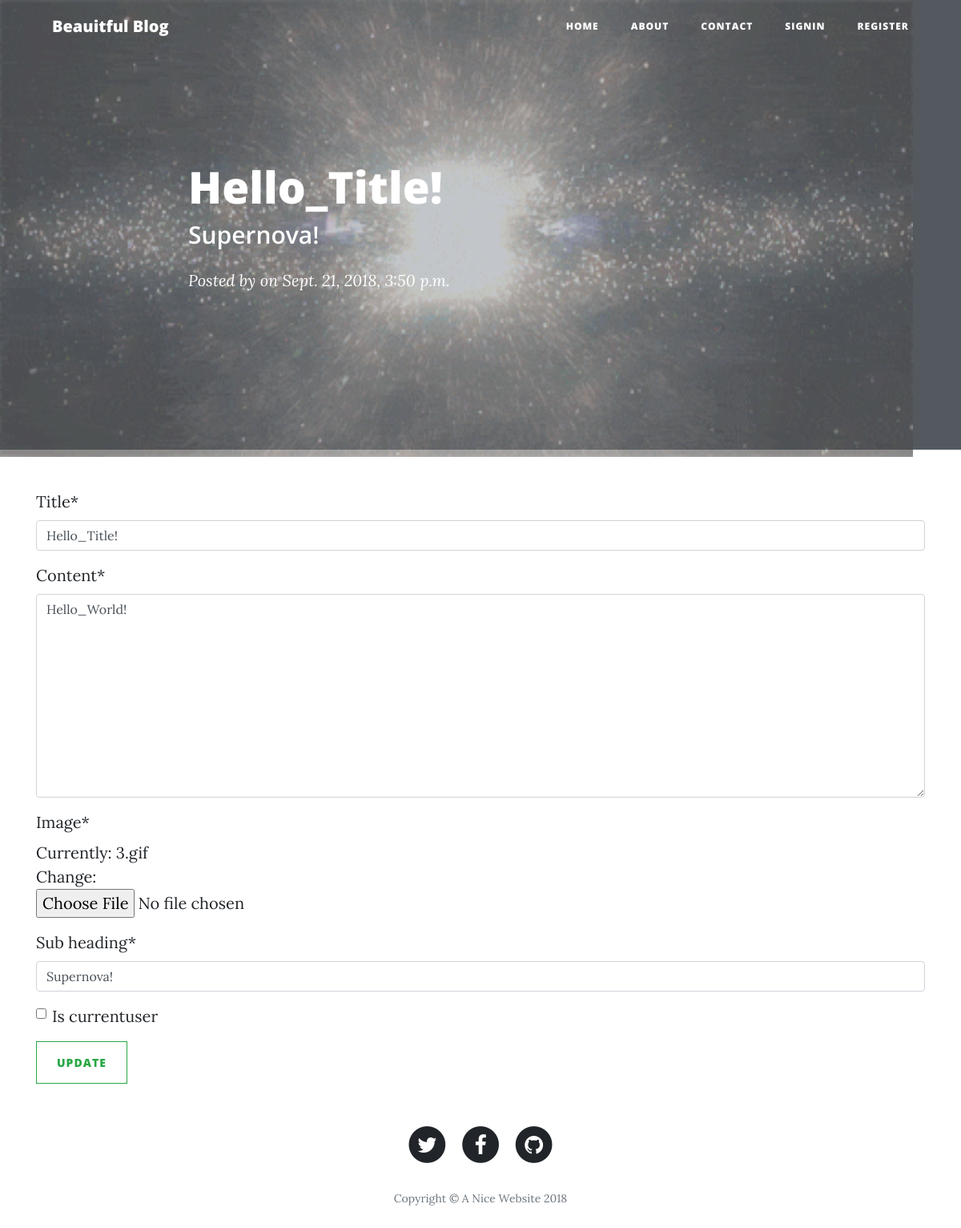
Screenshot of /main/update/1/ with the database file from the repository.
### main/models.py (models this page shows, shortened)
class Article(models.Model):
	title = models.CharField(max_length=100)
	content = models.TextField()
	image = models.ImageField(null=True)
	created = models.DateTimeField(auto_now_add=True)
	author = models.ForeignKey(User, on_delete=models.CASCADE)
	sub_heading = models.CharField(max_length=200)
	publish_date = models.DateField(auto_now=True)
	is_currentuser = models.BooleanField(default=False)

### main/views.py (the view)
# urls.py: path('update/<int:article_id>/', views.update, name='update'),
def update(request,article_id):
	instance = Article.objects.get(id=article_id)
	form = ArticleForm(request.POST or None, request.FILES or None, instance = instance)
	if form.is_valid():
		form.save()
		return redirect('home')
	context = {
	"form":form,
	"instance": instance,
	}
	return render(request, 'update.html', context)

### main/forms.py
class ArticleForm(forms.ModelForm):
    class Meta:
        model = Article
        exclude = ['author']
        widgets = {
        	"publish_date": forms.DateInput(attrs={"type":"date"})
        }

### main/templates/update.html (shortened to what this page needs)
{% extends "base.html" %}
{% load crispy_forms_tags %}
{% block content %}
<form action="{% url 'update' article_id=instance.id %}" method="POST">
	{{form|crispy}}
	<input type="submit" value="Update" class="btn btn-outline-success">
</form>
{% endblock content %}

### main/templates/navbar.html (shortened to what this page needs)
    <nav class="navbar navbar-expand-lg navbar-light fixed-top" id="mainNav">
      <div class="container">
        <a class="navbar-brand" href="{% url 'home' %}">Beauitful Blog</a>
        <div class="collapse navbar-collapse" id="navbarResponsive">
          <ul class="navbar-nav ml-auto">
            <li class="nav-item">
              <a class="nav-link" href="{% url 'home' %}">Home</a>
            </li>
            <li class="nav-item">
              <a class="nav-link" href="{% url 'about' %}">About</a>
            </li>
             <li class="nav-item">
              <a class="nav-link" href="{% url 'contact' %}">Contact</a>
            </li>
                  {% if request.user.is_authenticated %}
            <li class="nav-item">
              <a class="nav-link" href="{% url 'logout' %}">Logout</a>
            </li>
            {% else %}
            <li class="nav-item">
              <a class="nav-link" href="{% url 'signin' %}">Signin</a>
            </li>
            <li class="nav-item">
              <a class="nav-link" href="{% url 'register' %}">Register</a>
            </li>
                  {% endif %}
          </ul>
        </div>
      </div>
    </nav>
  {% if request.get_full_path != "/main/home/" %}
        {% if instance.image %}
      <header class="masthead" >
        <div class="overlay" >
          <img src="{{instance.image.url}}" alt="Card image cap" height="570" width="1140" />
        </div>
              <div class="container">
                <div class="row">
                  <div class="col-lg-8 col-md-10 mx-auto">
                    <div class="post-heading">
                      <h1>{{instance.title}}</h1>
                      <h2 class="subheading">{{instance.sub_heading}}</h2>
                      <span class="meta">Posted by
                        on {{instance.created}}</span>
                    </div>
                  </div>
                </div>
                </div>
            </header>
  {% endif %}
  {% endif %}

### rows the page displays
Article: image (picture), title "Hello_Title!", sub_heading "Supernova!", created "Sept. 21, 2018, 3:50 p.m.", content "Hello_World!"
